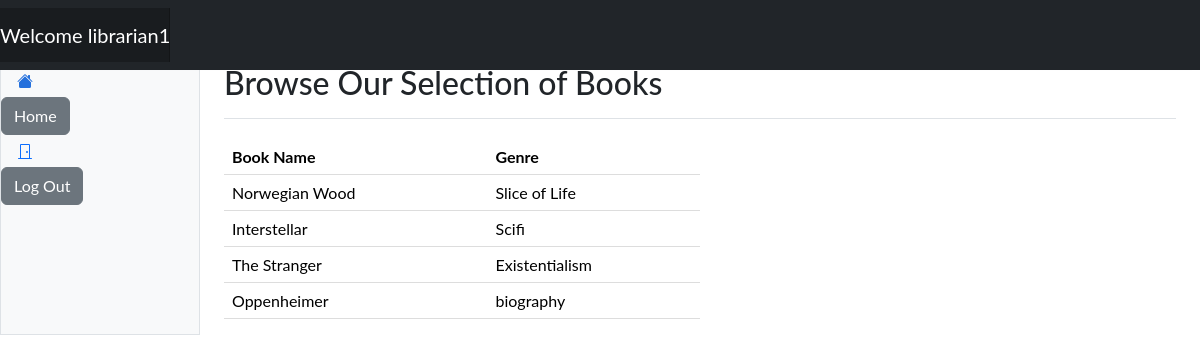
Page /browse/ (signed in) on the committed database.
### website/settings/roles.py (models this page shows, shortened)
class User(db.Model, UserMixin):
    id = db.Column(db.Integer, primary_key=True)
    deleted = db.relationship('delete_roles', backref='Admin', foreign_keys='delete_roles.admin_id', uselist=False)
    role = db.Column(db.String(20), nullable=False)
    username = db.Column(db.String(20), nullable=False)
    password = db.Column(db.String(20), nullable=False)

class data_book(db.Model):
    id = db.Column(db.Integer, primary_key=True)
    book_title = db.Column(db.String(20),nullable=False)
    book_genre = db.Column(db.String(20), nullable=False)

### website/routes.py (the view)
@app.route('/browse/', methods=['POST', 'GET'])
def browse():
    books = data_book.query.all()
    return render_template('browse.html', user=current_user, books=books)

### website/routes.py (called while the page is built)
@app.before_request
def create_db():
    db.create_all()

### website/templates/browse.html (shortened to what this page needs)
{% extends "base.html"%}
{% block content %}
<html lang="en" data-bs-theme="auto">
  <head><script src="../assets/js/color-modes.js"></script>
    <link rel="stylesheet" href="https://cdn.jsdelivr.net/npm/@docsearch/css@3">
<link href="../assets/dist/css/bootstrap.min.css" rel="stylesheet">
<header class="navbar sticky-top bg-dark flex-md-nowrap p-0 shadow" data-bs-theme="dark">
  <a class="navbar-brand col-md-3 col-lg-2 me-0 px-3 fs-6 text-white" href="#">Company name</a>
 <nav class="navbar navbar-expand-md navbar-dark fixed-top bg-dark">
        <a class="navbar-brand" href="#">Welcome {{user.username}}</a>
      </nav>
</header>
      <div class="container-fluid">
  <div class="row">
    <div class="sidebar border border-right col-md-3 col-lg-2 p-0 bg-body-tertiary">
      <div class="offcanvas-md offcanvas-end bg-body-tertiary" tabindex="-1" id="sidebarMenu" aria-labelledby="sidebarMenuLabel">
        <div class="offcanvas-body d-md-flex flex-column p-0 pt-lg-3 overflow-y-auto">
          <ul class="nav flex-column">
            <li class="nav-item">
              <a class="nav-link d-flex align-items-center gap-2 active" aria-current="page" href="#">
                <svg class="bi"><use xlink:href="#house-fill"/></svg>
                <a class="btn btn-secondary" href="{{url_for('home_page')}}" role="button"> Home </a>
              </a>
            </li>
          </ul>
          <ul class="nav flex-column mb-auto">
            <li class="nav-item">
              <a class="nav-link d-flex align-items-center gap-2" href="#">
                <svg class="bi"><use xlink:href="#door-closed"/></svg>
                <a class="btn btn-secondary" href="{{url_for('logout')}}" role="button">Log Out</a>
              </a>
            </li>
          </ul>
        </div>
      </div>
    </div>
 <main class="col-md-9 ms-sm-auto col-lg-10 px-md-4">
      <div class="d-flex justify-content-between flex-wrap flex-md-nowrap align-items-center pt-3 pb-2 mb-3 border-bottom">
        <h1 class="h2">Browse Our Selection of Books</h1>
      </div>
        <div class="col-md-6 col-sm-12">
            <table class="table">
                <thead>
                    <tr>
                        <th>Book Name</th>
                        <th>Genre</th>
                    </tr>
                </thead>
                <tbody>
                    {% for book in books %}
                    <tr>
                        <td>{{ book.book_title}}</td>
                        <td>{{ book.book_genre}}</td>
                    </tr>
                    {% endfor %}
                </tbody>
            </table>
        </div>
    </div>
         </div>
    <link href="https://cdn.jsdelivr.net/npm/bootstrap-icons@1.10.5/font/bootstrap-icons.min.css" rel="stylesheet">
    <link href="dashboard.css" rel="stylesheet">
  </head>
{% endblock %}

### website/templates/dashboard.css (style rules this page uses)
.bi { display: inline-block; width: 1rem; height: 1rem; }
.sidebar .nav-link { font-size: .875rem; font-weight: 500; }
.sidebar .nav-link.active { color: #2470dc; }
.navbar-brand { padding-top: .75rem; padding-bottom: .75rem; background-color: rgba(0, 0, 0, .25); box-shadow: inset -1px 0 0 rgba(0, 0, 0, .25); }

### website/templates/browse.html (style rules this page uses)
.bi { vertical-align: -.125em; fill: currentColor; }
body { font-family: "Lato", sans-serif; }
@media screen and (min-width: 768px) { table { width: 100%; border-collapse: collapse; margin-top: 20px; } }
@media screen and (min-width: 768px) { th, td { padding: 12px; text-align: left; border-bottom: 1px solid #ddd; } }
@media screen and (min-width: 768px) { th { background-color: #f2f2f2; } }

### rows in the picture
User: username "librarian1"
data_book: book_title "Norwegian Wood", book_genre "Slice of Life"
data_book: book_title "Interstellar", book_genre "Scifi"
data_book: book_title "The Stranger", book_genre "Existentialism"
data_book: book_title "Oppenheimer", book_genre "biography"
